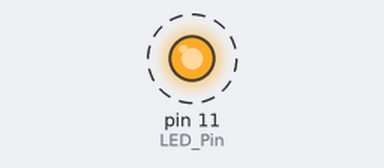
A program run on a simulated Raspberry Pi (header pin numbers). Shown: output pins drawn as LEDs (lit = HIGH). Dashed ring = blinking. What the program prints to the terminal is not drawn.

Above: at 0.5 s.
Timing chart, 0 to 4.6 s (numbered marks = the images above):
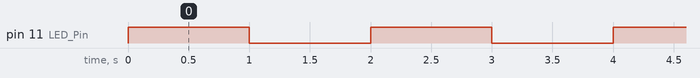

Measured:
- by itself, pin 11 (LED_Pin): alternates HIGH for 1.0 s and LOW for 1.0 s

The program:

blink.py
```python
#!/usr/bin/python

import RPi.GPIO as GPIO
# Time is required for the blinking:
import time

# Set to board pin numbering scheme:
GPIO.setmode(GPIO.BOARD)

# Choose which pin the LED is controlled from:
LED_Pin = 11

# Setup output pin:
GPIO.setup(11, GPIO.OUT)

# Infinite Loop - for now we'll just blink the LED to make sure it's all working...
while True :
	print "Turning on"
	GPIO.output(LED_Pin, True)
	time.sleep(1)
	print "Turning off"
	GPIO.output(LED_Pin, False)
	time.sleep(1)

# Pulses:
# ON	2000 us
# OFF	27830 us
# ON	400 us
# OFF	1580 us
# ON	400 us
# OFF	3580 us
# ON	400 us
# Repeats again after 63.2 ms
```
